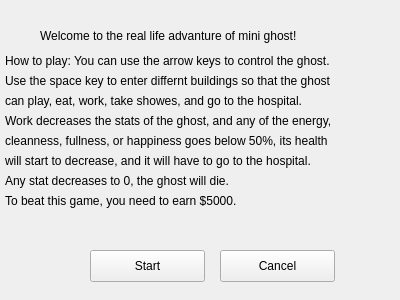
<?xml version="1.0" encoding="UTF-8"?>
<ui version="4.0">
 <class>StartWidget</class>
 <widget class="QWidget" name="StartWidget">
  <property name="geometry">
   <rect>
    <x>0</x>
    <y>0</y>
    <width>400</width>
    <height>300</height>
   </rect>
  </property>
  <property name="windowTitle">
   <string>Form</string>
  </property>
  <widget class="QPushButton" name="startbuttom">
   <property name="geometry">
    <rect>
     <x>90</x>
     <y>250</y>
     <width>115</width>
     <height>32</height>
    </rect>
   </property>
   <property name="text">
    <string>Start</string>
   </property>
  </widget>
  <widget class="QPushButton" name="endbuttom">
   <property name="geometry">
    <rect>
     <x>220</x>
     <y>250</y>
     <width>115</width>
     <height>32</height>
    </rect>
   </property>
   <property name="text">
    <string>Cancel</string>
   </property>
  </widget>
  <widget class="QLabel" name="label">
   <property name="geometry">
    <rect>
     <x>40</x>
     <y>10</y>
     <width>311</width>
     <height>51</height>
    </rect>
   </property>
   <property name="text">
    <string>Welcome to the real life advanture of mini ghost!</string>
   </property>
  </widget>
  <widget class="QLabel" name="label_2">
   <property name="geometry">
    <rect>
     <x>5</x>
     <y>40</y>
     <width>381</width>
     <height>41</height>
    </rect>
   </property>
   <property name="text">
    <string>How to play: You can use the arrow keys to control the ghost.</string>
   </property>
  </widget>
  <widget class="QLabel" name="label_3">
   <property name="geometry">
    <rect>
     <x>5</x>
     <y>70</y>
     <width>391</width>
     <height>21</height>
    </rect>
   </property>
   <property name="text">
    <string>Use the space key to enter differnt buildings so that the ghost</string>
   </property>
  </widget>
  <widget class="QLabel" name="label_4">
   <property name="geometry">
    <rect>
     <x>5</x>
     <y>90</y>
     <width>391</width>
     <height>21</height>
    </rect>
   </property>
   <property name="text">
    <string>can play, eat, work, take showes, and go to the hospital.</string>
   </property>
  </widget>
  <widget class="QLabel" name="label_5">
   <property name="geometry">
    <rect>
     <x>5</x>
     <y>110</y>
     <width>391</width>
     <height>21</height>
    </rect>
   </property>
   <property name="text">
    <string>Work decreases the stats of the ghost, and any of the energy,</string>
   </property>
  </widget>
  <widget class="QLabel" name="label_6">
   <property name="geometry">
    <rect>
     <x>5</x>
     <y>130</y>
     <width>391</width>
     <height>21</height>
    </rect>
   </property>
   <property name="text">
    <string>cleanness, fullness, or happiness goes below 50%, its health </string>
   </property>
  </widget>
  <widget class="QLabel" name="label_7">
   <property name="geometry">
    <rect>
     <x>5</x>
     <y>150</y>
     <width>391</width>
     <height>21</height>
    </rect>
   </property>
   <property name="text">
    <string>will start to decrease, and it will have to go to the hospital.</string>
   </property>
  </widget>
  <widget class="QLabel" name="label_8">
   <property name="geometry">
    <rect>
     <x>5</x>
     <y>170</y>
     <width>391</width>
     <height>21</height>
    </rect>
   </property>
   <property name="text">
    <string>Any stat decreases to 0, the ghost will die.</string>
   </property>
  </widget>
  <widget class="QLabel" name="label_9">
   <property name="geometry">
    <rect>
     <x>5</x>
     <y>190</y>
     <width>391</width>
     <height>21</height>
    </rect>
   </property>
   <property name="text">
    <string>To beat this game, you need to earn $5000.</string>
   </property>
  </widget>
 </widget>
 <resources/>
 <connections/>
</ui>
